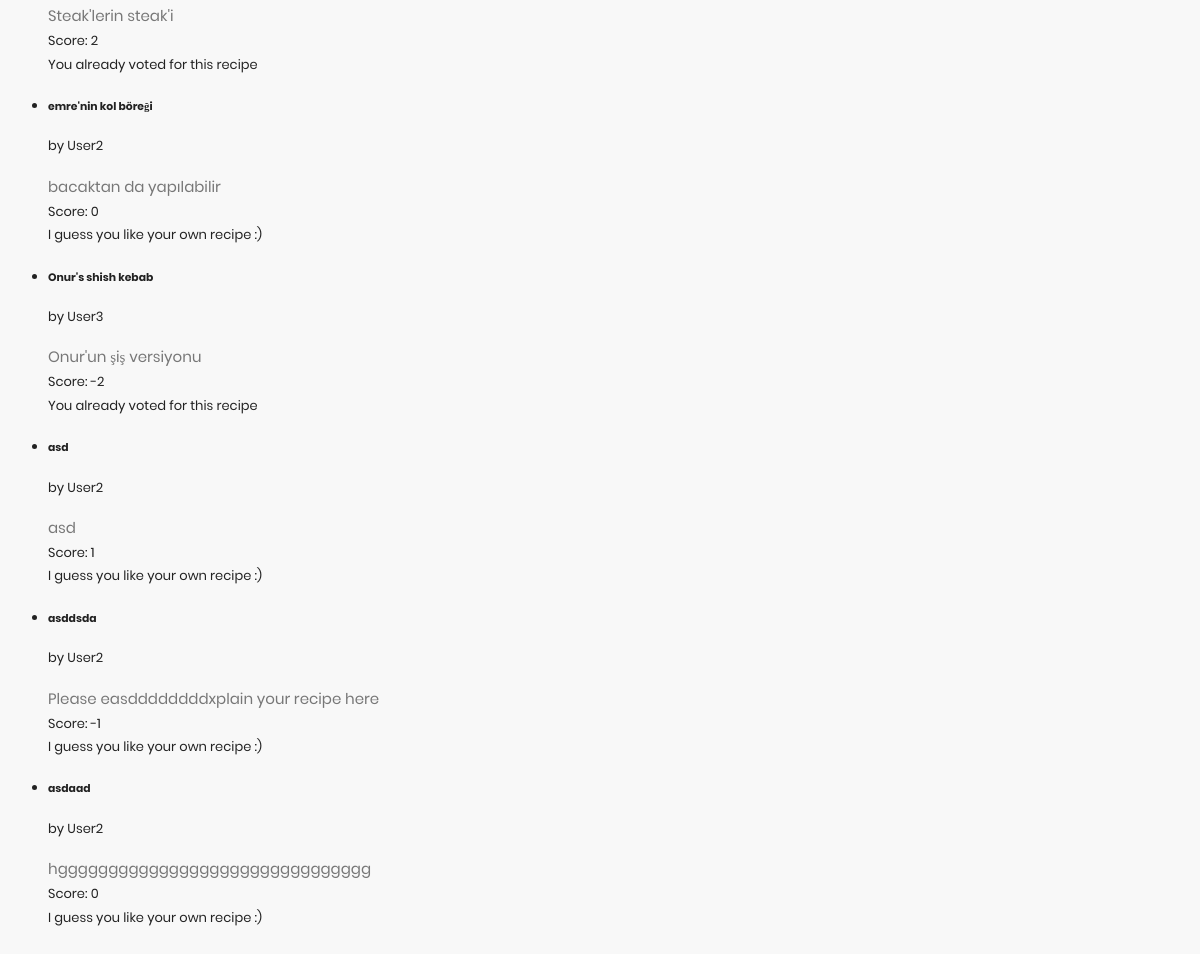
Before: / (signed in, lower part) with the older database file.
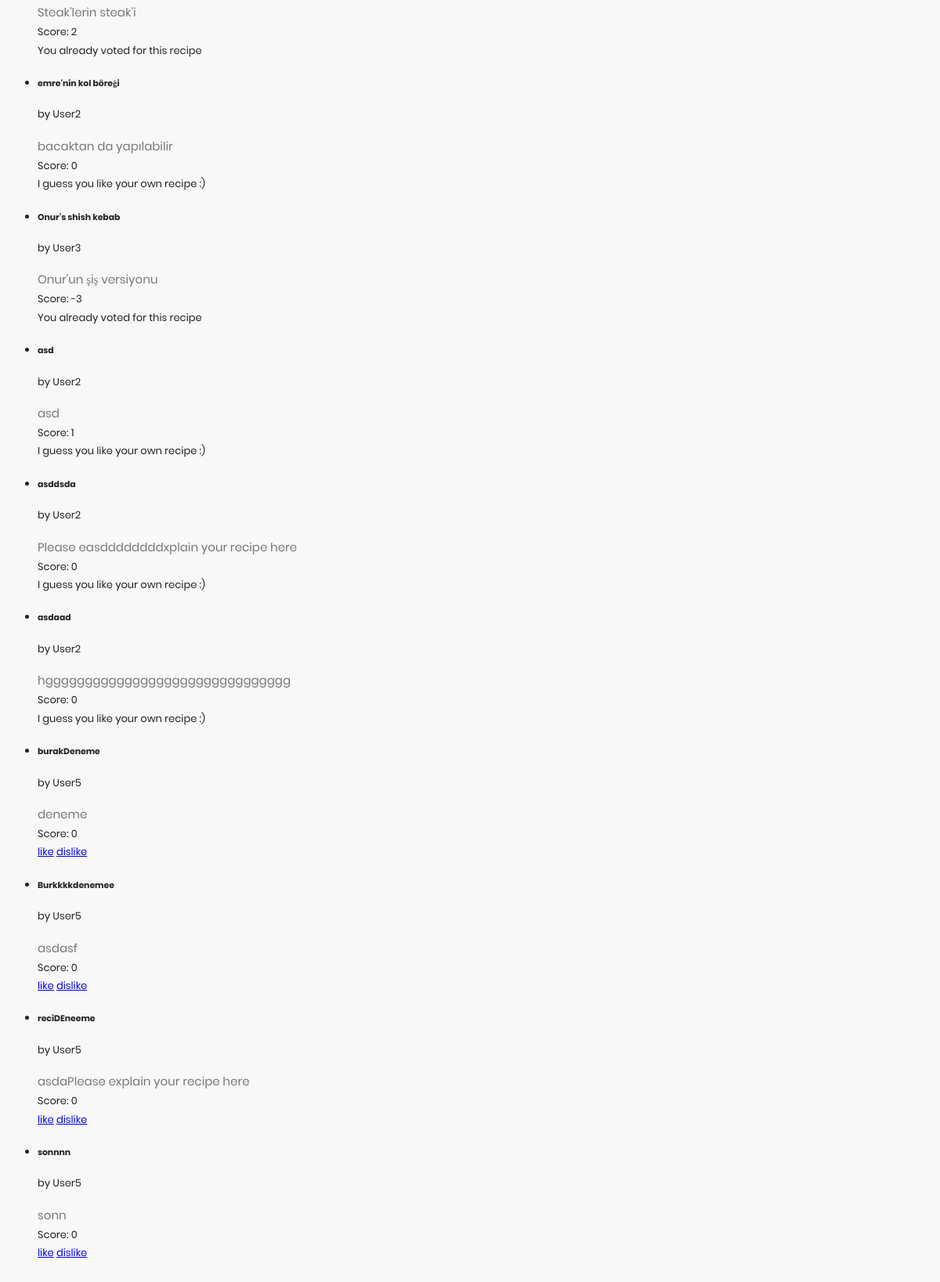
After: the same page with the newer database file.
### main.py (models this page shows, shortened)
class Recipe(db.Model):
	__tablename__ = 'Recipe'
	id = db.Column(db.Integer, primary_key = True)
	name = db.Column(db.String(100))
	text = db.Column(db.Text)
	category_id = db.Column(db.Integer, db.ForeignKey('RecipeCategory.id'), nullable=False)
	user_id = db.Column(db.Integer, db.ForeignKey('User.id'), nullable=False)
	add_date = db.Column(db.DateTime)
	last_edit_date = db.Column(db.DateTime)
	def get_score(self):
		recipe_votes = Vote.query.filter_by(recipe_id=self.id)
		score = 0
		for vote in recipe_votes:
			score += vote.value
		return score

class Vote(db.Model):
	__tablename__ = 'Vote'
	id = db.Column(db.Integer, primary_key = True)
	value = db.Column(db.Integer, nullable=False)
	recipe_id = db.Column(db.Integer, db.ForeignKey('Recipe.id'), nullable=False)
	user_id = db.Column(db.Integer, db.ForeignKey('User.id'), nullable=False)

### main.py (the view)
@app.route('/', methods=['POST', 'GET'])
def home():
	if not "logged_in" in session:
		user_logged_in = False
		session["logged_in"] = False
	else:
		user_logged_in = session["logged_in"]
	if not user_logged_in:
		return render_template('log_in.html')
	username = session["username"]
	user_id = session["user_id"]
	recipes = Recipe.query.all()
	already_voted_recipes = Vote.query.filter_by(user_id=user_id)
	already_voted_recipe_ids = [vote.recipe_id for vote in already_voted_recipes]
	return render_template('index.html', user_logged_in=user_logged_in,
	                       username=username, user_id=user_id, recipes=recipes,
	                       already_voted_recipes=already_voted_recipes, already_voted_recipe_ids=already_voted_recipe_ids)

### templates/index.html (shortened to what this page needs)
<!DOCTYPE html>
<html lang="en">
<head>
    <link rel="stylesheet" href="{{ url_for('static', filename='fonts/material-icon/css/material-design-iconic-font.min.css') }}">
    <link rel="stylesheet" href="{{ url_for('static', filename='css/style.css') }}">
</head>
<body>
    <div class="main">
        {% if user_logged_in %}
            <p>You are logged in!</p> <br>
            {% if username != "" %}
                <p>You are logged in as {{username}}!</p> <br>
            {% endif %}
            <div>
                <ul>
                {% for recipe in recipes %}
                    <li>
                        <h5>{{recipe.name}}</h5>
                        by User{{recipe.user_id}}
                        <p>{{recipe.text}}</p>
                        Score: {{ recipe.get_score() }}
                        <br>
                        {% if recipe.id in already_voted_recipe_ids %}
                            You already voted for this recipe
                        {% elif recipe.user_id == user_id %}
                            I guess you like your own recipe :)
                        {% else %}
                            <a name= "like" href="{{url_for("vote_recipe", recipe_id=recipe.id, evaluation="like")}}">like</a>
                            <a name= "dislike" href="{{url_for("vote_recipe", recipe_id=recipe.id, evaluation="dislike")}}">dislike</a>
                        {% endif %}
                        <br>
                    </li>
                {% endfor %}
                </ul>
            </div>
        {% else %}
            <p>Please <a href="{{url_for("log_in")}}">log in</a> or <a href="{{url_for("sign_up")}}">sign up</a> </p>
        {% endif %}
    </div>
</body>
</html>

### static/css/style.css (style rules this page uses)
p { margin-bottom: 0px; font-size: 15px; color: #777; }
.main { background: #f8f8f8; padding: 150px 0; }
body { font-size: 13px; line-height: 1.8; color: #222; background: #f8f8f8; font-weight: 400; font-family: Poppins; }

Changed rows visible on the page:
computed for Recipe "Onur'un şiş versiyonu": get_score "-2" → "-3"
computed for Recipe "Please easddddddddxplain your recipe here": get_score "-1" → "0"
added Recipe: name "burakDeneme", user_id "5", text "deneme", get_score "0"
added Recipe: name "Burkkkkdenemee", user_id "5", text "asdasf", get_score "0"
added Recipe: name "reciDEneeme", user_id "5", text "asdaPlease explain your recipe here", get_score "0"
added Recipe: name "sonnnn", user_id "5", text "sonn", get_score "0"
